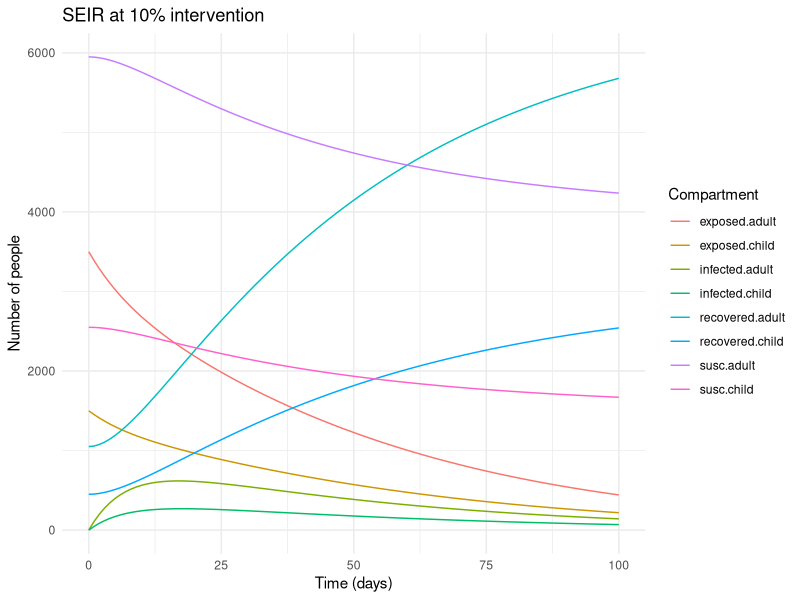
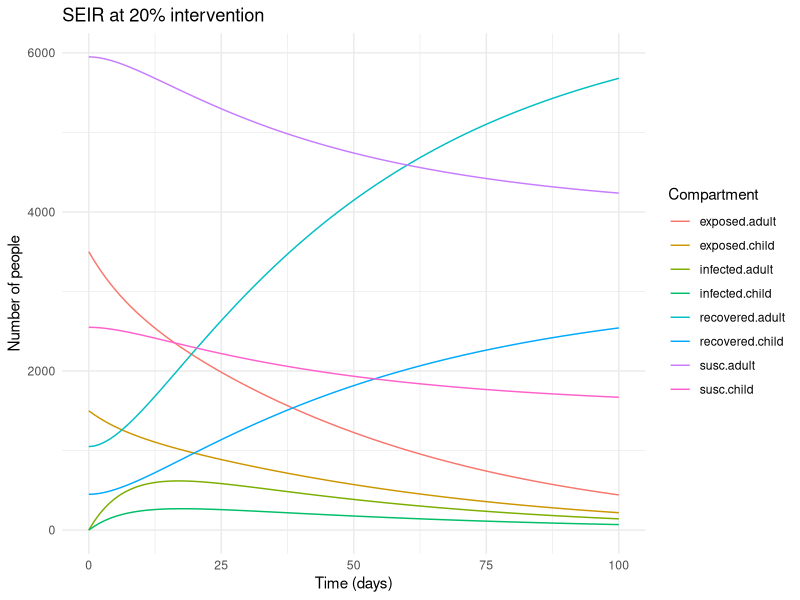
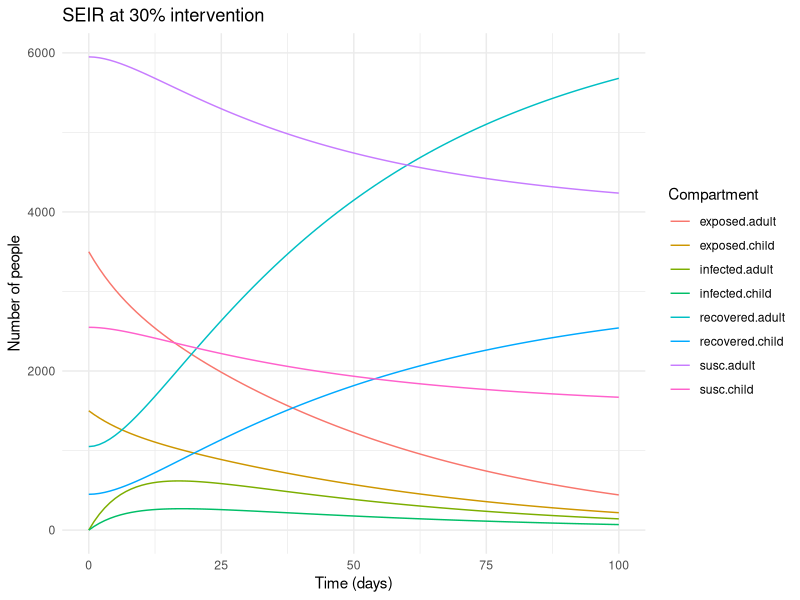
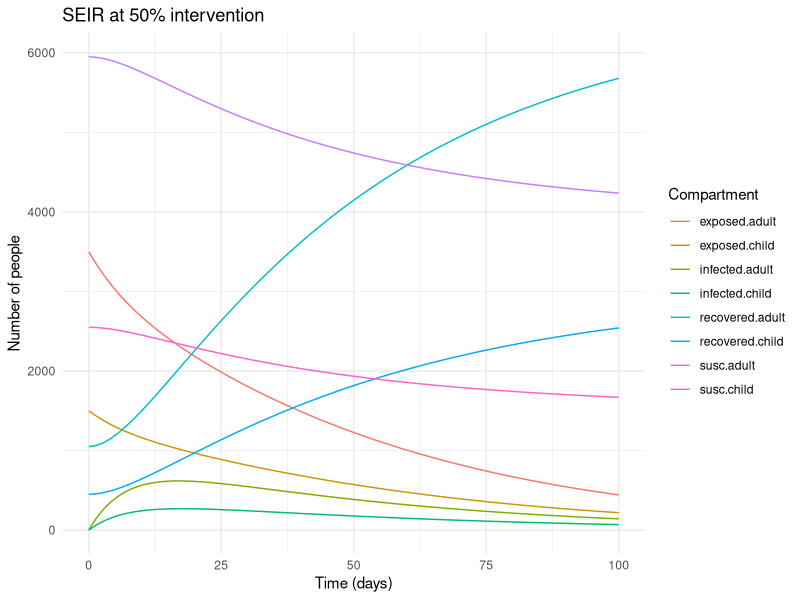

Write R code to recreate these figures, in order.
## ---- chunk 1
knitr::opts_chunk$set(echo = TRUE)
## ---- chunk 2
library(deSolve)
library(tidyverse)
library(DiagrammeR)
## ---- chunk 3
grViz("digraph flowchart {
      graph [layout = dot,
       rankdir = LR]
      node [fontname = Helvetica, shape = rectangle,]
      tab1 [label = '@@1']
      tab2 [label = '@@2']
      tab3 [label = '@@3'] 
      tab4 [label = '@@4']
      # edge definitions with the node IDs
      tab1 -> tab2;
      tab2 -> tab3;
      tab3 -> tab4;
      }

      [1]: 'Susceptible'
      [2]: 'Exposed'
      [3]: 'Infected'
      [4]: 'Recovered'
      ")
## ---- chunk 4
# initial population data
Exposed = 5000
Susceptible = 9999
Infected = 1
Recovered = 0

N = Exposed + Susceptible + Infected + Recovered
## ---- chunk 5
Contact.Rate = 7
Transmission.Probability = 0.07
Infectiousness.Period = 8
Latency.Period = 30

# gamma beta delta
gamma = 1/Infectiousness.Period
beta = Contact.Rate * Transmission.Probability
delta = 1/Latency.Period
## ---- chunk 6
inter.1 = 0.1
inter.2 = 0.2
inter.3 = 0.3
inter.5 = 0.5

# percentage child  and adult
child.perc = 0.3
adult.perc = 0.7

# dividing into adult and children

# children
s.child = child.perc * Susceptible
e.child = child.perc * Exposed
i.child = child.perc * Infected
r.child = 0

# adults
s.adult = adult.perc * Susceptible
e.adult = adult.perc * Exposed
i.adult = adult.perc * Infected
r.adult = 0

## ---- chunk 7
# introducing vaccination
vac.1 = inter.1 * N

# child intervention introduced
vac.child = child.perc * vac.1
s.V.child = s.child - vac.child
e.v.child = e.child
i.v.child = i.child
r.v.child = r.child + vac.child

# adult intervention introduced
vac.adult = adult.perc * vac.1
s.v.adult = s.adult - vac.adult
e.v.adult = e.adult
i.v.adult = i.adult
r.v.adult = r.adult + vac.adult
## ---- chunk 8
c2c.beta = (7 * Transmission.Probability)/ Infectiousness.Period
c2a.beta = (6 * Transmission.Probability)/ Infectiousness.Period

# adult 
a2a.beta = (10 * Transmission.Probability)/ Infectiousness.Period
a2c.beta = (1 * Transmission.Probability)/ Infectiousness.Period
## ---- chunk 9
initial_state = c(s.V.child, s.v.adult,
                  e.v.child, e.v.adult,
                  i.v.child, i.v.adult,
                  r.v.child, r.v.adult)
parameters = c(gamma = gamma,
               c2c.beta, c2a.beta, a2a.beta, a2c.beta,
               delta = delta)
time = seq(0, 100, 1)
## ---- chunk 10
seir.func = function(time, state, parameters){
  S1 = state[1]
  S2 = state[2]
  E1 = state[3]
  E2 = state[4]
  I1 = state[5]
  I2 = state[6]
  R1 = state[7]
  R2 = state[8]
  with(as.list(parameters),{
    # number of children
    nc = S1 + E1 + I1 + R1
    # number of adults
    na = S2 + E2 + I2 + R2
    
    # derivative functions
    dS1 = -(c2c.beta + c2a.beta) * (S1 * I1)/nc
    dE1 = (c2c.beta + c2a.beta) * ((S1 * I1)/nc) - delta * E1
    dI1 = delta * E1 - gamma *I1
    dR1 = gamma * I1
    
    # adults
    dS2 = -(a2a.beta + a2c.beta) * (S2 * I2)/na
    dE2 = (a2a.beta + a2c.beta) * ((S2 * I2)/na) - delta * E2
    dI2 = delta * E2 - gamma *I2
    dR2 = gamma * I2
    
    result = c(dS1, dS2,
               dE1, dE2,
               dI1, dI2,
               dR1, dR2)
    return(list(result))
  })

  }
## ---- chunk 11
seir_10_out = as.data.frame(lsoda(initial_state,time,seir.func,parameters))
seir_10_out
## ---- chunk 12
colnames(seir_10_out) = c("time","susc.child", "susc.adult","exposed.child", "exposed.adult", "infected.child", "infected.adult","recovered.child", "recovered.adult")
## ---- chunk 13
seir_10_long = seir_10_out %>% pivot_longer(cols = c("susc.child", "susc.adult","exposed.child", "exposed.adult", "infected.child", "infected.adult","recovered.child", "recovered.adult"),names_to = "state",values_to = "value"
)
seir_10_long
## ---- chunk 14
ggplot(data = seir_10_long,aes(x = time, y = value, colour = state, group = state)) + geom_line() + labs(colour = "Compartment",title = "SEIR at 10% intervention",x="Time (days)",y = "Number of people")+theme_minimal()
## ---- chunk 15
# introducing vaccination 
vac.2 = inter.2 * N  
# child intervention introduced 
vac.child = child.perc * vac.2 
s.V.child = s.child - vac.child 
e.v.child = e.child 
i.v.child = i.child 
r.v.child = r.child + vac.child  
# adult intervention introduced 
vac.adult = adult.perc * vac.2
s.v.adult = s.adult - vac.adult 
e.v.adult = e.adult 
i.v.adult = i.adult 
r.v.adult = r.adult + vac.adult
## ---- chunk 16
seir_20_out = as.data.frame(lsoda(initial_state,time,seir.func,parameters)) 
seir_20_out
## ---- chunk 17
colnames(seir_20_out) = c("time","susc.child", "susc.adult","exposed.child", "exposed.adult", "infected.child", "infected.adult","recovered.child", "recovered.adult")
## ---- chunk 18
seir_20_long = seir_20_out %>% pivot_longer(cols = c("susc.child", "susc.adult","exposed.child", "exposed.adult", "infected.child", "infected.adult","recovered.child", "recovered.adult"),names_to = "state",values_to = "value" ) 
seir_20_long
## ---- chunk 19
ggplot(data = seir_20_long,aes(x = time, y = value, colour = state, group = state)) + geom_line() + labs(colour = "Compartment",title = "SEIR at 20% intervention",x="Time (days)",y = "Number of people")+theme_minimal()
## ---- chunk 20
# introducing vaccination  
vac.3 = inter.3 * N   
# child intervention introduced  
vac.child = child.perc * vac.3  
s.V.child = s.child - vac.child  
e.v.child = e.child  
i.v.child = i.child  
r.v.child = r.child + vac.child   
# adult intervention introduced  
vac.adult = adult.perc * vac.3 
s.v.adult = s.adult - vac.adult  
e.v.adult = e.adult  
i.v.adult = i.adult  
r.v.adult = r.adult + vac.adult
## ---- chunk 21
seir_30_out = as.data.frame(lsoda(initial_state,time,seir.func,parameters))  
seir_30_out
## ---- chunk 22
colnames(seir_30_out) = c("time","susc.child", "susc.adult","exposed.child", "exposed.adult", "infected.child", "infected.adult","recovered.child", "recovered.adult")
## ---- chunk 23
seir_30_long = seir_30_out %>% pivot_longer(cols = c("susc.child", "susc.adult","exposed.child", "exposed.adult", "infected.child", "infected.adult","recovered.child", "recovered.adult"),names_to = "state",values_to = "value" )  
seir_30_long
## ---- chunk 24
ggplot(data = seir_30_long,aes(x = time, y = value, colour = state, group = state)) + geom_line() + labs(colour = "Compartment",title = "SEIR at 30% intervention",x="Time (days)",y = "Number of people")+theme_minimal()
## ---- chunk 25
# introducing vaccination  
vac.5 = inter.5 * N   
# child intervention introduced  
vac.child = child.perc * vac.5  
s.V.child = s.child - vac.child  
e.v.child = e.child  
i.v.child = i.child  
r.v.child = r.child + vac.child   
# adult intervention introduced  
vac.adult = adult.perc * vac.5 
s.v.adult = s.adult - vac.adult  
e.v.adult = e.adult  
i.v.adult = i.adult  
r.v.adult = r.adult + vac.adult
## ---- chunk 26
seir_50_out = as.data.frame(lsoda(initial_state,time,seir.func,parameters))  
seir_50_out
## ---- chunk 27
colnames(seir_50_out) = c("time","susc.child", "susc.adult","exposed.child", "exposed.adult", "infected.child", "infected.adult","recovered.child", "recovered.adult")
## ---- chunk 28
seir_50_long = seir_50_out %>% pivot_longer(cols = c("susc.child", "susc.adult","exposed.child", "exposed.adult", "infected.child", "infected.adult","recovered.child", "recovered.adult"),names_to = "state",values_to = "value" )  
seir_50_long
## ---- chunk 29
ggplot(data = seir_50_long,aes(x = time, y = value, colour = state, group = state)) + geom_line() + labs(colour = "Compartment",title = "SEIR at 50% intervention",x="Time (days)",y = "Number of people")+theme_minimal()
